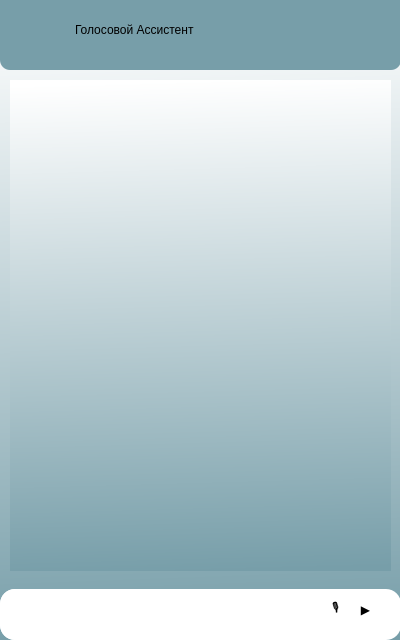
<?xml version="1.0" encoding="UTF-8"?>
<ui version="4.0">
 <class>MainWindow</class>
 <widget class="QMainWindow" name="MainWindow">
  <property name="enabled">
   <bool>true</bool>
  </property>
  <property name="geometry">
   <rect>
    <x>0</x>
    <y>0</y>
    <width>400</width>
    <height>640</height>
   </rect>
  </property>
  <property name="sizePolicy">
   <sizepolicy hsizetype="Fixed" vsizetype="Fixed">
    <horstretch>0</horstretch>
    <verstretch>0</verstretch>
   </sizepolicy>
  </property>
  <property name="minimumSize">
   <size>
    <width>400</width>
    <height>640</height>
   </size>
  </property>
  <property name="maximumSize">
   <size>
    <width>400</width>
    <height>640</height>
   </size>
  </property>
  <property name="windowTitle">
   <string>MainWindow</string>
  </property>
  <property name="styleSheet">
   <string notr="true">background-color: qlineargradient(spread:pad, x1:0.506, y1:1, x2:0.482727, y2:0, stop:0 rgba(119, 158, 169, 255), stop:1 rgba(255, 255, 255, 255));</string>
  </property>
  <widget class="QWidget" name="centralwidget">
   <widget class="QWidget" name="widget" native="true">
    <property name="geometry">
     <rect>
      <x>0</x>
      <y>589</y>
      <width>401</width>
      <height>51</height>
     </rect>
    </property>
    <property name="styleSheet">
     <string notr="true">background-color: rgb(255, 255, 255);
border-radius:15px;
</string>
    </property>
    <widget class="QPushButton" name="send">
     <property name="geometry">
      <rect>
       <x>340</x>
       <y>0</y>
       <width>51</width>
       <height>41</height>
      </rect>
     </property>
     <property name="styleSheet">
      <string notr="true">background-color: rgba(0, 85, 255, 0);
font: 26pt &quot;MS Shell Dlg 2&quot;;</string>
     </property>
     <property name="text">
      <string>▶</string>
     </property>
    </widget>
    <widget class="QLineEdit" name="input_text">
     <property name="enabled">
      <bool>true</bool>
     </property>
     <property name="geometry">
      <rect>
       <x>0</x>
       <y>0</y>
       <width>311</width>
       <height>51</height>
      </rect>
     </property>
     <property name="styleSheet">
      <string notr="true">background-color: rgb(255, 255, 255);
padding:5px;
font: 13pt &quot;MS Shell Dlg 2&quot;;</string>
     </property>
    </widget>
    <widget class="QPushButton" name="micro">
     <property name="geometry">
      <rect>
       <x>320</x>
       <y>5</y>
       <width>31</width>
       <height>31</height>
      </rect>
     </property>
     <property name="styleSheet">
      <string notr="true">font: 18pt &quot;MS Shell Dlg 2&quot;;
background-color: rgba(0, 85, 255, 0);
</string>
     </property>
     <property name="text">
      <string>🎙️</string>
     </property>
    </widget>
   </widget>
   <widget class="QWidget" name="widget_2" native="true">
    <property name="geometry">
     <rect>
      <x>0</x>
      <y>-10</y>
      <width>401</width>
      <height>80</height>
     </rect>
    </property>
    <property name="styleSheet">
     <string notr="true">background-color: rgb(119, 158, 169);
border-radius:10px;</string>
    </property>
    <widget class="QLabel" name="label">
     <property name="enabled">
      <bool>true</bool>
     </property>
     <property name="geometry">
      <rect>
       <x>75</x>
       <y>20</y>
       <width>240</width>
       <height>40</height>
      </rect>
     </property>
     <property name="styleSheet">
      <string notr="true">background-color: rgba(255, 255, 255, 0);
font: 75 18pt &quot;MS Shell Dlg 2&quot;;
color: rgb(0, 0, 0);</string>
     </property>
     <property name="text">
      <string>Голосовой Ассистент</string>
     </property>
    </widget>
   </widget>
   <widget class="QListWidget" name="chat">
    <property name="geometry">
     <rect>
      <x>10</x>
      <y>80</y>
      <width>381</width>
      <height>491</height>
     </rect>
    </property>
    <property name="focusPolicy">
     <enum>Qt::NoFocus</enum>
    </property>
    <property name="contextMenuPolicy">
     <enum>Qt::NoContextMenu</enum>
    </property>
    <property name="styleSheet">
     <string notr="true">background-color: rgba(255, 255, 255, 0);
QTableView:{outline: 0;}</string>
    </property>
    <property name="frameShape">
     <enum>QFrame::NoFrame</enum>
    </property>
    <property name="horizontalScrollBarPolicy">
     <enum>Qt::ScrollBarAlwaysOff</enum>
    </property>
    <property name="autoScrollMargin">
     <number>1</number>
    </property>
    <property name="showDropIndicator" stdset="0">
     <bool>true</bool>
    </property>
    <property name="selectionMode">
     <enum>QAbstractItemView::NoSelection</enum>
    </property>
    <property name="verticalScrollMode">
     <enum>QAbstractItemView::ScrollPerPixel</enum>
    </property>
    <property name="horizontalScrollMode">
     <enum>QAbstractItemView::ScrollPerPixel</enum>
    </property>
    <property name="resizeMode">
     <enum>QListView::Fixed</enum>
    </property>
    <property name="layoutMode">
     <enum>QListView::SinglePass</enum>
    </property>
   </widget>
  </widget>
 </widget>
 <resources/>
 <connections/>
</ui>
